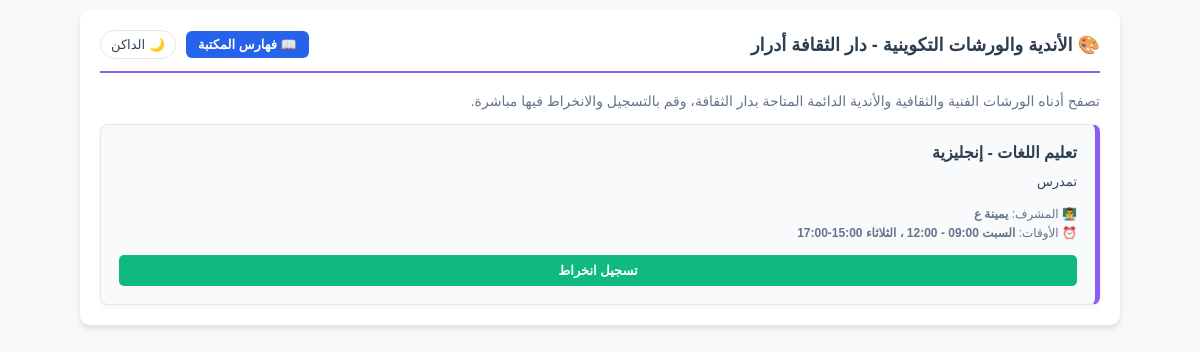
Before: /workshops with the older database file.
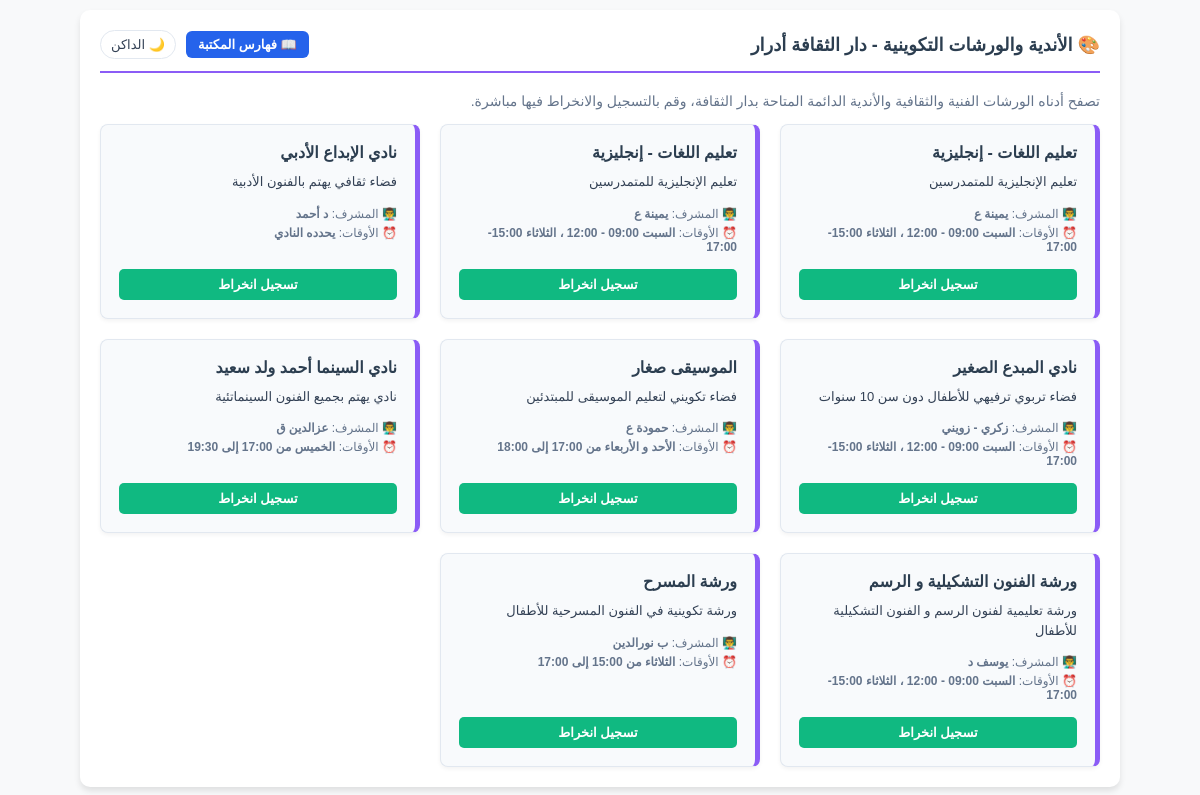
After: the same page with the newer database file.
### main.py (models this page shows)
class Workshop(Base):
  __tablename__ = "workshops"
  id = Column(Integer, primary_key=True, index=True)
  title = Column(String, index=True)
  description = Column(String)
  supervisor = Column(String)
  schedule = Column(String)

### main.py (the view)
@app.get("/workshops", response_class=HTMLResponse)
def workshops_page(request: Request, db: Session = Depends(get_db)):
  workshops = db.query(Workshop).all()
  return templates.TemplateResponse(
      request, "workshops.html", {"workshops": workshops}
  )

### templates/workshops.html (shortened to what this page needs)
<!DOCTYPE html>
<html lang="ar" dir="rtl">
<head>
</head>
<body data-theme="light">
    <div class="container">
        <div class="header-section">
            <div class="header-title">
                <h1>🎨 الأندية والورشات التكوينية - دار الثقافة أدرار</h1>
            </div>
            <div class="nav-links">
                <a href="/" class="nav-btn">📖 فهارس المكتبة</a>
                <button class="theme-toggle-btn" id="themeToggleBtn" onclick="toggleTheme()">🌙 الداكن</button>
            </div>
        </div>
        <p style="font-size: 14px; color: #64748b; margin-top: 0;">تصفح أدناه الورشات الفنية والثقافية والأندية الدائمة المتاحة بدار الثقافة، وقم بالتسجيل والانخراط فيها مباشرة.</p>
        <div class="workshops-grid">
            {% if workshops %}
                {% for w in workshops %}
                <div class="workshop-card">
                    <div>
                        <h3 class="workshop-title">{{ w.title }}</h3>
                        <div class="workshop-desc">{{ w.description }}</div>
                        <div class="workshop-info">
                            <span>👨‍🏫 المشرف: <b>{{ w.supervisor }}</b></span>
                            <span>⏰ الأوقات: <b>{{ w.schedule }}</b></span>
                        </div>
                    </div>
                    <button class="register-btn" onclick="openRegModal({{ w.id }}, '{{ w.title.replace("'", "\\'") }}')">تسجيل انخراط</button>
                </div>
                {% endfor %}
            {% else %}
                <div style="grid-column: 1 / -1; text-align: center; padding: 40px; color: #64748b;">
                    لا توجد أي ورشات أو أندية معلنة حالياً. ترقبوا الإعلانات القادمة!
                </div>
            {% endif %}
        </div>
    </div>
</body>
</html>

### templates/workshops.html (style rules this page uses)
:root { --bg-color: #f8f9fa; --container-bg: #ffffff; --text-color: #334155; --title-color: #2c3e50; --border-color: #e2e8f0; --card-bg: #f8fafc; }
body { font-family: Tahoma, sans-serif; background-color: var(--bg-color); color: var(--text-color); margin: 0; padding: 10px; direction: rtl; transition: background 0.3s, color 0.3s; }
.container { max-width: 1000px; margin: auto; background: var(--container-bg); padding: 20px; border-radius: 10px; box-shadow: 0 4px 6px rgba(0,0,0,0.1); transition: background 0.3s; }
.header-section { display: flex; align-items: center; justify-content: space-between; border-bottom: 2px solid #8b5cf6; padding-bottom: 12px; margin-bottom: 20px; flex-wrap: wrap; gap: 10px; }
.header-title h1 { color: var(--title-color); margin: 0; font-size: 18px; }
.nav-links { display: flex; gap: 10px; align-items: center; }
.nav-btn { background-color: #2563eb; color: white; padding: 6px 12px; border-radius: 6px; text-decoration: none; font-size: 13px; font-weight: bold; }
.theme-toggle-btn { background: none; border: 1px solid var(--border-color); color: var(--text-color); padding: 6px 10px; border-radius: 20px; cursor: pointer; font-size: 13px; }
.workshops-grid { display: grid; grid-template-columns: repeat(auto-fit, minmax(280px, 1fr)); gap: 20px; margin-top: 15px; }
.workshop-card { background: var(--card-bg); border: 1px solid var(--border-color); border-radius: 8px; padding: 18px; display: flex; flex-direction: column; justify-content: space-between; border-right: 5px solid #8b5cf6; box-shadow: 0 2px 4px rgba(0,0,0,0.05); }
.workshop-title { font-size: 16px; font-weight: bold; color: var(--title-color); margin-top: 0; margin-bottom: 10px; }
.workshop-desc { font-size: 13px; color: var(--text-color); margin-bottom: 15px; line-height: 1.5; }
.workshop-info { font-size: 12px; color: #64748b; margin-bottom: 15px; display: flex; flex-direction: column; gap: 5px; }
.register-btn { background-color: #10b981; color: white; border: none; padding: 8px 15px; border-radius: 5px; font-weight: bold; cursor: pointer; font-size: 13px; text-align: center; }

Changed rows visible on the page:
changed Workshop (number 1 of 8 on the later page): description "تمدرس" → "تعليم الإنجليزية للمتمدرسين"
added Workshop: title "تعليم اللغات - إنجليزية", description "تعليم الإنجليزية للمتمدرسين", supervisor "يمينة ع", schedule "السبت 09:00 - 12:00 ، الثلاثاء 15:00-17:00"
added Workshop: title "نادي الإبداع الأدبي", description "فضاء ثقافي يهتم بالفنون الأدبية", supervisor "د أحمد", schedule "يحدده النادي"
added Workshop: title "نادي المبدع الصغير", description "فضاء تربوي ترفيهي للأطفال دون سن 10 سنوات", supervisor "زكري - زويني", schedule "السبت 09:00 - 12:00 ، الثلاثاء 15:00-17:00"
added Workshop: title "الموسيقى صغار", description "فضاء تكويني لتعليم الموسيقى للمبتدئين", supervisor "حمودة ع", schedule "الأحد و الأربعاء من 17:00 إلى 18:00"
added Workshop: title "نادي السينما أحمد ولد سعيد", description "نادي يهتم بجميع الفنون السينماتئية", supervisor "عزالدين ق", schedule "الخميس من 17:00 إلى 19:30"
added Workshop: title "ورشة الفنون التشكيلية و الرسم", description "ورشة تعليمية لفنون الرسم و الفنون التشكيلية للأطفال", supervisor "يوسف د", schedule "السبت 09:00 - 12:00 ، الثلاثاء 15:00-17:00"
added Workshop: title "ورشة المسرح", description "ورشة تكوينية في الفنون المسرحية للأطفال", supervisor "ب نورالدين", schedule "الثلاثاء من 15:00 إلى 17:00"
